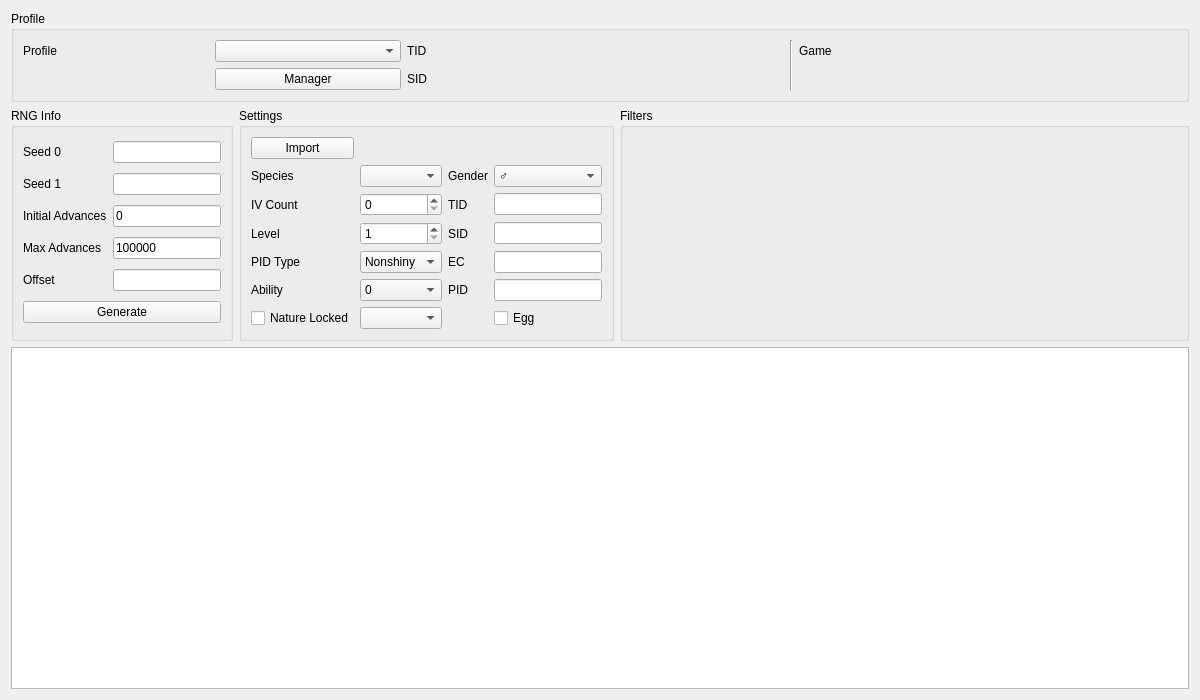
<?xml version="1.0" encoding="UTF-8"?>
<ui version="4.0">
 <class>Event8</class>
 <widget class="QWidget" name="Event8">
  <property name="geometry">
   <rect>
    <x>0</x>
    <y>0</y>
    <width>1200</width>
    <height>700</height>
   </rect>
  </property>
  <property name="windowTitle">
   <string>Gen 8 Event</string>
  </property>
  <layout class="QGridLayout" name="gridLayout_2">
   <item row="0" column="0" colspan="3">
    <widget class="QGroupBox" name="groupBoxProfile">
     <property name="title">
      <string>Profile</string>
     </property>
     <layout class="QGridLayout" name="gridLayout_5">
      <item row="0" column="0">
       <widget class="QLabel" name="labelProfile">
        <property name="text">
         <string>Profile</string>
        </property>
       </widget>
      </item>
      <item row="0" column="1">
       <widget class="QComboBox" name="comboBoxProfiles"/>
      </item>
      <item row="1" column="1">
       <widget class="QPushButton" name="pushButtonProfileManager">
        <property name="text">
         <string>Manager</string>
        </property>
       </widget>
      </item>
      <item row="0" column="2">
       <widget class="QLabel" name="labelProfileTID">
        <property name="text">
         <string>TID</string>
        </property>
       </widget>
      </item>
      <item row="0" column="3">
       <widget class="QLabel" name="labelProfileTIDValue"/>
      </item>
      <item row="1" column="2">
       <widget class="QLabel" name="labelProfileSID">
        <property name="text">
         <string>SID</string>
        </property>
       </widget>
      </item>
      <item row="1" column="3">
       <widget class="QLabel" name="labelProfileSIDValue"/>
      </item>
      <item row="0" column="4" rowspan="2">
       <widget class="Line" name="line_4">
        <property name="orientation">
         <enum>Qt::Orientation::Vertical</enum>
        </property>
       </widget>
      </item>
      <item row="0" column="5">
       <widget class="QLabel" name="labelProfileGame">
        <property name="text">
         <string>Game</string>
        </property>
       </widget>
      </item>
      <item row="0" column="6">
       <widget class="QLabel" name="labelProfileGameValue"/>
      </item>
     </layout>
    </widget>
   </item>
   <item row="1" column="0">
    <widget class="QGroupBox" name="groupBoxRNGInfo">
     <property name="title">
      <string>RNG Info</string>
     </property>
     <layout class="QGridLayout" name="gridLayout_3">
      <item row="0" column="0">
       <widget class="QLabel" name="labelSeed0">
        <property name="text">
         <string>Seed 0</string>
        </property>
       </widget>
      </item>
      <item row="0" column="1">
       <widget class="TextBox" name="textBoxSeed0"/>
      </item>
      <item row="1" column="0">
       <widget class="QLabel" name="labelSeed1">
        <property name="text">
         <string>Seed 1</string>
        </property>
       </widget>
      </item>
      <item row="1" column="1">
       <widget class="TextBox" name="textBoxSeed1"/>
      </item>
      <item row="2" column="0">
       <widget class="QLabel" name="labelInitialAdvances">
        <property name="text">
         <string>Initial Advances</string>
        </property>
       </widget>
      </item>
      <item row="2" column="1">
       <widget class="TextBox" name="textBoxInitialAdvances">
        <property name="text">
         <string notr="true">0</string>
        </property>
       </widget>
      </item>
      <item row="3" column="0">
       <widget class="QLabel" name="labelMaxAdvances">
        <property name="text">
         <string>Max Advances</string>
        </property>
       </widget>
      </item>
      <item row="3" column="1">
       <widget class="TextBox" name="textBoxMaxAdvances">
        <property name="text">
         <string notr="true">100000</string>
        </property>
       </widget>
      </item>
      <item row="4" column="0">
       <widget class="QLabel" name="labelOffset">
        <property name="text">
         <string>Offset</string>
        </property>
       </widget>
      </item>
      <item row="4" column="1">
       <widget class="TextBox" name="textBoxOffset"/>
      </item>
      <item row="5" column="0" colspan="2">
       <widget class="QPushButton" name="pushButtonGenerate">
        <property name="text">
         <string>Generate</string>
        </property>
       </widget>
      </item>
     </layout>
    </widget>
   </item>
   <item row="1" column="1">
    <widget class="QGroupBox" name="groupBoxSettings">
     <property name="title">
      <string>Settings</string>
     </property>
     <layout class="QGridLayout" name="gridLayout_17">
      <item row="0" column="0">
       <widget class="QPushButton" name="pushButtonImport">
        <property name="text">
         <string>Import</string>
        </property>
       </widget>
      </item>
      <item row="1" column="0">
       <widget class="QLabel" name="labelSpecies">
        <property name="text">
         <string>Species</string>
        </property>
       </widget>
      </item>
      <item row="1" column="1">
       <widget class="ComboBox" name="comboBoxSpecies"/>
      </item>
      <item row="2" column="0">
       <widget class="QLabel" name="labelRandomIVs">
        <property name="text">
         <string>IV Count</string>
        </property>
       </widget>
      </item>
      <item row="2" column="1">
       <widget class="QSpinBox" name="spinBoxRandomIVs">
        <property name="maximum">
         <number>3</number>
        </property>
       </widget>
      </item>
      <item row="3" column="0">
       <widget class="QLabel" name="labelLevel">
        <property name="text">
         <string>Level</string>
        </property>
       </widget>
      </item>
      <item row="3" column="1">
       <widget class="QSpinBox" name="spinBoxLevel">
        <property name="minimum">
         <number>1</number>
        </property>
        <property name="maximum">
         <number>100</number>
        </property>
       </widget>
      </item>
      <item row="4" column="0">
       <widget class="QLabel" name="labelPIDType">
        <property name="text">
         <string>PID Type</string>
        </property>
       </widget>
      </item>
      <item row="4" column="1">
       <widget class="ComboBox" name="comboBoxPIDType">
        <item>
         <property name="text">
          <string>Nonshiny</string>
         </property>
        </item>
        <item>
         <property name="text">
          <string>Random</string>
         </property>
        </item>
        <item>
         <property name="text">
          <string>Star</string>
         </property>
        </item>
        <item>
         <property name="text">
          <string>Square</string>
         </property>
        </item>
        <item>
         <property name="text">
          <string>Static</string>
         </property>
        </item>
       </widget>
      </item>
      <item row="5" column="0">
       <widget class="QLabel" name="labelAbility">
        <property name="text">
         <string>Ability</string>
        </property>
       </widget>
      </item>
      <item row="5" column="1">
       <widget class="QComboBox" name="comboBoxAbility">
        <item>
         <property name="text">
          <string notr="true">0</string>
         </property>
        </item>
        <item>
         <property name="text">
          <string notr="true">1</string>
         </property>
        </item>
        <item>
         <property name="text">
          <string notr="true">H</string>
         </property>
        </item>
        <item>
         <property name="text">
          <string notr="true">1/2</string>
         </property>
        </item>
        <item>
         <property name="text">
          <string notr="true">1/2/H</string>
         </property>
        </item>
       </widget>
      </item>
      <item row="6" column="0">
       <widget class="QCheckBox" name="checkBoxNature">
        <property name="text">
         <string>Nature Locked</string>
        </property>
       </widget>
      </item>
      <item row="6" column="1">
       <widget class="ComboBoxProxy" name="comboBoxNature"/>
      </item>
      <item row="1" column="2">
       <widget class="QLabel" name="labelGender">
        <property name="text">
         <string>Gender</string>
        </property>
       </widget>
      </item>
      <item row="1" column="3">
       <widget class="QComboBox" name="comboBoxGender">
        <item>
         <property name="text">
          <string notr="true">♂</string>
         </property>
        </item>
        <item>
         <property name="text">
          <string notr="true">♀</string>
         </property>
        </item>
        <item>
         <property name="text">
          <string notr="true">-</string>
         </property>
        </item>
       </widget>
      </item>
      <item row="2" column="2">
       <widget class="QLabel" name="labelTID">
        <property name="text">
         <string>TID</string>
        </property>
       </widget>
      </item>
      <item row="2" column="3">
       <widget class="TextBox" name="textBoxTID"/>
      </item>
      <item row="3" column="2">
       <widget class="QLabel" name="labelSID">
        <property name="text">
         <string>SID</string>
        </property>
       </widget>
      </item>
      <item row="3" column="3">
       <widget class="TextBox" name="textBoxSID"/>
      </item>
      <item row="4" column="2">
       <widget class="QLabel" name="labelEC">
        <property name="text">
         <string>EC</string>
        </property>
       </widget>
      </item>
      <item row="4" column="3">
       <widget class="TextBox" name="textBoxEC"/>
      </item>
      <item row="5" column="2">
       <widget class="QLabel" name="labelPID">
        <property name="text">
         <string>PID</string>
        </property>
       </widget>
      </item>
      <item row="5" column="3">
       <widget class="TextBox" name="textBoxPID"/>
      </item>
      <item row="6" column="3">
       <widget class="QCheckBox" name="checkBoxEgg">
        <property name="text">
         <string>Egg</string>
        </property>
       </widget>
      </item>
     </layout>
    </widget>
   </item>
   <item row="1" column="2">
    <widget class="QGroupBox" name="groupBoxFilters">
     <property name="sizePolicy">
      <sizepolicy hsizetype="Preferred" vsizetype="Preferred">
       <horstretch>1</horstretch>
       <verstretch>0</verstretch>
      </sizepolicy>
     </property>
     <property name="title">
      <string>Filters</string>
     </property>
     <layout class="QGridLayout" name="gridLayout">
      <item row="0" column="0" rowspan="2">
       <widget class="Filter" name="filter" native="true"/>
      </item>
     </layout>
    </widget>
   </item>
   <item row="2" column="0" colspan="3">
    <widget class="TableView" name="tableView"/>
   </item>
  </layout>
 </widget>
 <customwidgets>
  <customwidget>
   <class>TextBox</class>
   <extends>QLineEdit</extends>
   <header>Form/Controls/TextBox.hpp</header>
  </customwidget>
  <customwidget>
   <class>ComboBox</class>
   <extends>QComboBox</extends>
   <header>Form/Controls/ComboBox.hpp</header>
  </customwidget>
  <customwidget>
   <class>TableView</class>
   <extends>QTableView</extends>
   <header>Form/Controls/TableView.hpp</header>
  </customwidget>
  <customwidget>
   <class>Filter</class>
   <extends>QWidget</extends>
   <header>Form/Controls/Filter.hpp</header>
   <container>1</container>
  </customwidget>
  <customwidget>
   <class>ComboBoxProxy</class>
   <extends>QComboBox</extends>
   <header>Form/Controls/ComboBoxProxy.hpp</header>
  </customwidget>
 </customwidgets>
 <tabstops>
  <tabstop>comboBoxProfiles</tabstop>
  <tabstop>pushButtonProfileManager</tabstop>
  <tabstop>textBoxSeed0</tabstop>
  <tabstop>textBoxSeed1</tabstop>
  <tabstop>textBoxInitialAdvances</tabstop>
  <tabstop>textBoxMaxAdvances</tabstop>
  <tabstop>textBoxOffset</tabstop>
  <tabstop>pushButtonGenerate</tabstop>
  <tabstop>pushButtonImport</tabstop>
  <tabstop>comboBoxSpecies</tabstop>
  <tabstop>spinBoxRandomIVs</tabstop>
  <tabstop>spinBoxLevel</tabstop>
  <tabstop>comboBoxPIDType</tabstop>
  <tabstop>comboBoxAbility</tabstop>
  <tabstop>checkBoxNature</tabstop>
  <tabstop>comboBoxNature</tabstop>
  <tabstop>comboBoxGender</tabstop>
  <tabstop>textBoxTID</tabstop>
  <tabstop>textBoxSID</tabstop>
  <tabstop>textBoxEC</tabstop>
  <tabstop>textBoxPID</tabstop>
  <tabstop>checkBoxEgg</tabstop>
  <tabstop>tableView</tabstop>
 </tabstops>
 <resources/>
 <connections/>
</ui>
